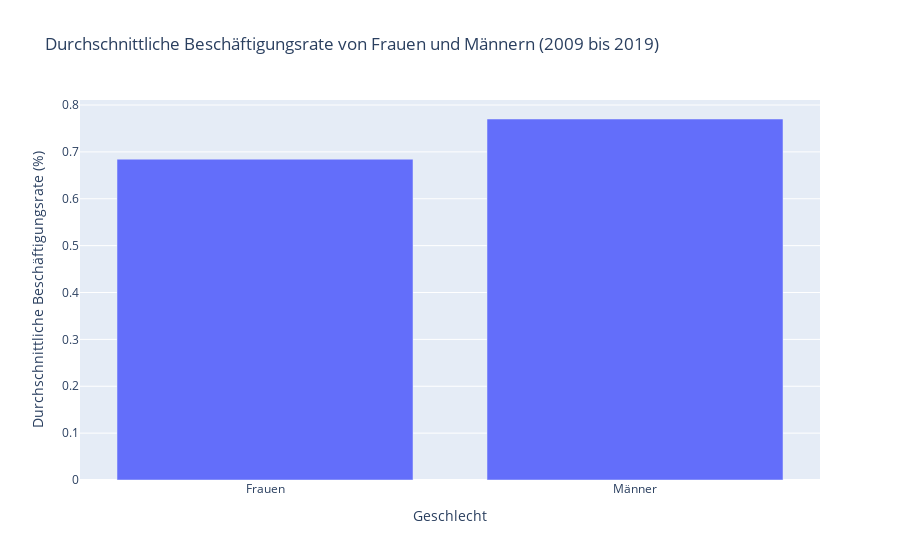

The notebook cell saved with this chart:
### Markdown cell above
**2.2** Plotting, Part 1

Based on your answer to 2.1, plot employment rates by gender, averaged over the period
2009-2019
- There should be one graph only.
- Give the graph a fitting title.
- Give labels to both axes.
- You do not need to worry about the ticks on either axis.
- Remove the legend if it does not contain any useful information.

### Code cell
mean_female_emp = empshare_2009_2019_download["F Emp Share"].mean()
mean_male_emp = empshare_2009_2019_download["M Emp Share"].mean()

mean_emp_df = pd.DataFrame({
    "Geschlecht": ["Frauen", "Männer"],
    "Durchschnittliche Beschäftigungsrate": [mean_female_emp, mean_male_emp]
})

fig = mean_emp_df.plot.bar(
    x="Geschlecht",
    y="Durchschnittliche Beschäftigungsrate",
    title="Durchschnittliche Beschäftigungsrate von Frauen und Männern (2009 bis 2019)"
)

fig.update_layout(
    xaxis_title="Geschlecht",
    yaxis_title="Durchschnittliche Beschäftigungsrate (%)",
    showlegend=False
)

fig.show()

### Figure 1 — Plotly figure (JSON) as saved in the notebook; plotly's stock layout.template omitted (floating-point values rounded to 4 significant figures)
{"data": [{"alignmentgroup": "True", "hovertemplate": "Geschlecht=%{x}<br>Durchschnittliche Beschäftigungsrate=%{y}<extra></extra>", "legendgroup": "", "marker": {"color": "#636efa", "pattern": {"shape": ""}}, "name": "", "offsetgroup": "", "orientation": "v", "showlegend": false, "textposition": "auto", "type": "bar", "x": ["Frauen", "Männer"], "xaxis": "x", "y": [0.6845, 0.7702], "yaxis": "y"}], "layout": {"barmode": "relative", "legend": {"tracegroupgap": 0}, "showlegend": false, "title": {"text": "Durchschnittliche Beschäftigungsrate von Frauen und Männern (2009 bis 2019)"}, "xaxis": {"anchor": "y", "domain": [0, 1], "title": {"text": "Geschlecht"}}, "yaxis": {"anchor": "x", "domain": [0, 1], "title": {"text": "Durchschnittliche Beschäftigungsrate (%)"}}}}
